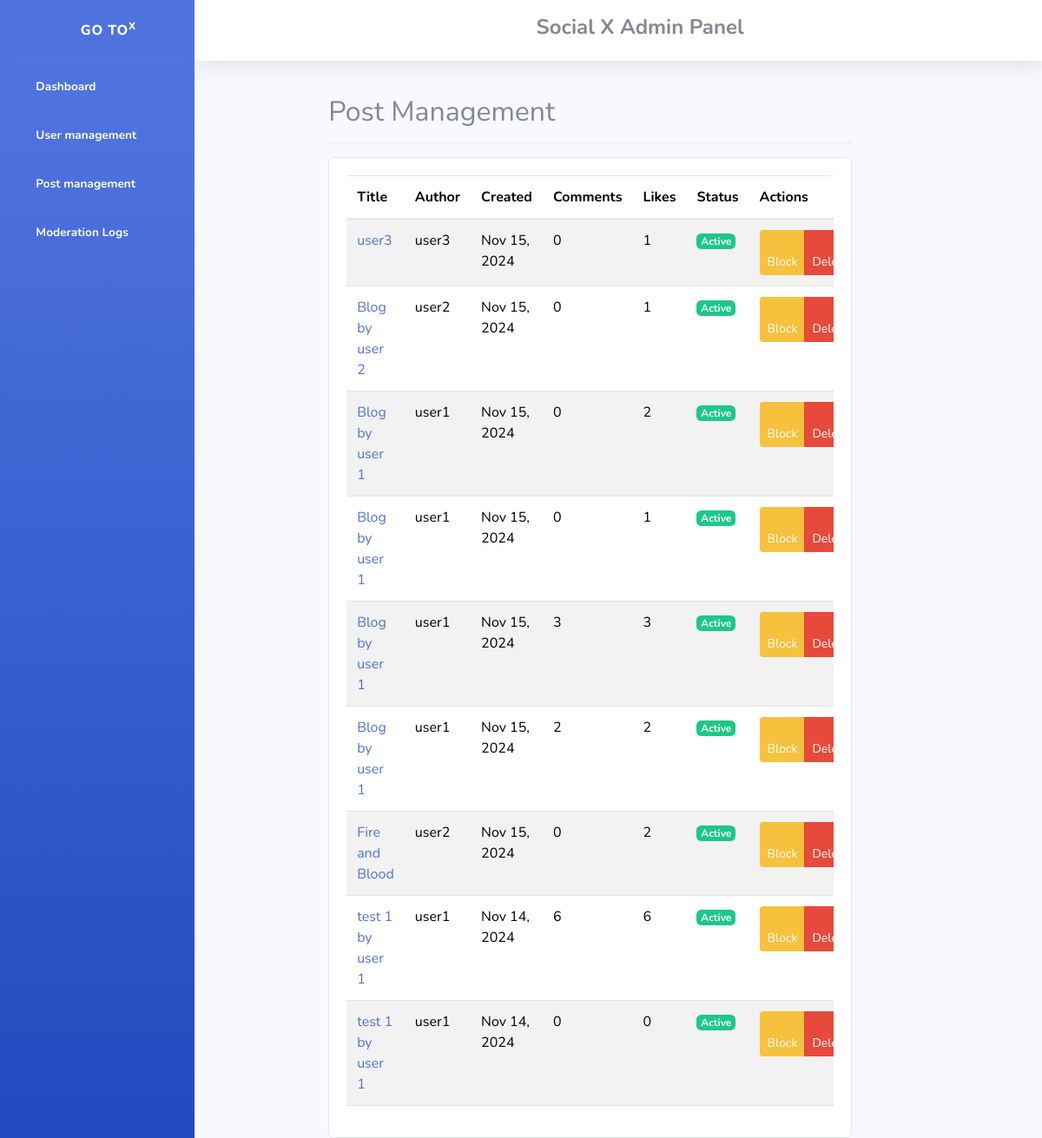
Screenshot of /posts/ (signed in) with the database file from the repository.
### user/models.py (models this page shows, shortened)
class Post(models.Model):
    POST_TYPES = (
        ('blog','Blog Post'),
        ('image','Image Post'),
    )
    title = models.CharField(max_length=200)
    content = models.TextField(blank=True)
    post_type = models.CharField(max_length=5,choices=POST_TYPES)
    author = models.ForeignKey(settings.AUTH_USER_MODEL,on_delete=models.CASCADE,related_name='posts')
    created_at = models.DateTimeField(auto_now_add=True)
    updated_at = models.DateTimeField(auto_now=True)
    is_blocked = models.BooleanField(default=False)
    is_deleted = models.BooleanField(default=False)
    image = models.ImageField(
        upload_to='post_images',
        null = True,
        blank=True,
        validators=[FileExtensionValidator(allowed_extensions=['jpg','jpeg','png','gif'])],
    )
    image_caption = models.CharField(max_length=500,blank=True)

### account_app/models.py (models this page shows, shortened)
class CustomUser(AbstractUser):
    phone_regex = RegexValidator(
        regex=r'^\+?1?\d{10}$',
        message="Phone number must be entered in the format: '+9999999999'. Up to 10 digits allowed."
    )
    email = models.EmailField(unique=True)
    profile_picture = models.ImageField(upload_to='profile_pics/', null=True, blank=True)
    contact_number = models.CharField(validators=[phone_regex], max_length=17, blank=True)

### admin_app/views.py (the view)
# urls.py: path('posts/', views.post_management, name='admin_post_management'),
@user_passes_test(is_admin)
def post_management(request):
    posts = Post.objects.select_related('author').annotate(
        comment_count=Count('comments'),
        like_count=Count('likes')
    ).order_by('-created_at')
    paginator = Paginator(posts, 20)
    page = request.GET.get('page')
    posts = paginator.get_page(page)
    return render(request, 'admin/post_management.html', {'posts': posts})

### admin_app/views.py (called while the page is built)
def is_admin(user):
    return user.is_authenticated and user.is_staff

### templates/admin/post_management.html (shortened to what this page needs)
{% extends 'admin/base.html' %}
{% block admin_content %}
<div class="d-flex justify-content-between flex-wrap flex-md-nowrap align-items-center pt-3 pb-2 mb-3 border-bottom">
    <h1 class="h2">Post Management</h1>
</div>
<div class="card">
    <div class="card-body">
        <div class="table-responsive">
            <table class="table table-striped">
                <thead>
                    <tr>
                        <th>Title</th>
                        <th>Author</th>
                        <th>Created</th>
                        <th>Comments</th>
                        <th>Likes</th>
                        <th>Status</th>
                        <th>Actions</th>
                    </tr>
                </thead>
                <tbody>
                    {% for post in posts %}
                        <tr>
                            <td>
                                <a href="{% url 'post_detail' post.id %}" target="_blank">
                                    {{ post.title }}
                                </a>
                            </td>
                            <td>{{ post.author.username }}</td>
                            <td>{{ post.created_at|date:"M d, Y" }}</td>
                            <td>{{ post.comment_count }}</td>
                            <td>{{ post.like_count }}</td>
                            <td>
                                {% if post.is_blocked %}
                                    <span class="badge bg-danger">Blocked</span>
                                {% else %}
                                    <span class="badge bg-success">Active</span>
                                {% endif %}
                            </td>
                            <td>
                                <div class="btn-group">
                                    {% if post.is_blocked %}
                                        <form action="{% url 'unblock_post' post.id %}" method="post" class="d-inline">
                                            {% csrf_token %}
                                            <button type="submit" class="btn btn-sm btn-success">
                                                <i class="fas fa-unlock"></i> Unblock
                                            </button>
                                        </form>
                                    {% else %}
                                        <button type="button" class="btn btn-sm btn-warning" data-bs-toggle="modal" data-bs-target="#blockPostModal{{ post.id }}">
                                            <i class="fas fa-lock"></i> Block
                                        </button>
                                    {% endif %}
                                    <button type="button" class="btn btn-sm btn-danger" data-bs-toggle="modal" data-bs-target="#deletePostModal{{ post.id }}">
                                        <i class="fas fa-trash"></i> Delete
                                    </button>
                                </div>
                            </td>
                        </tr>
                    {% endfor %}
                </tbody>
            </table>
        </div>
    </div>
</div>
{% endblock %}

### rows the page displays
Post: title "user3", author.username "user3", created_at "Nov 15, 2024", comment_count "0", like_count "1", is_blocked "Active"
Post: title "Blog by user 2", author.username "user2", created_at "Nov 15, 2024", comment_count "0", like_count "1", is_blocked "Active"
Post: title "Blog by user 1", author.username "user1", created_at "Nov 15, 2024", comment_count "0", like_count "2", is_blocked "Active"
Post: title "Blog by user 1", author.username "user1", created_at "Nov 15, 2024", comment_count "0", like_count "1", is_blocked "Active"
Post: title "Blog by user 1", author.username "user1", created_at "Nov 15, 2024", comment_count "3", like_count "3", is_blocked "Active"
Post: title "Blog by user 1", author.username "user1", created_at "Nov 15, 2024", comment_count "2", like_count "2", is_blocked "Active"
Post: title "Fire and Blood", author.username "user2", created_at "Nov 15, 2024", comment_count "0", like_count "2", is_blocked "Active"
Post: title "test 1 by user 1", author.username "user1", created_at "Nov 14, 2024", comment_count "6", like_count "6", is_blocked "Active"
Post: title "test 1 by user 1", author.username "user1", created_at "Nov 14, 2024", comment_count "0", like_count "0", is_blocked "Active"
